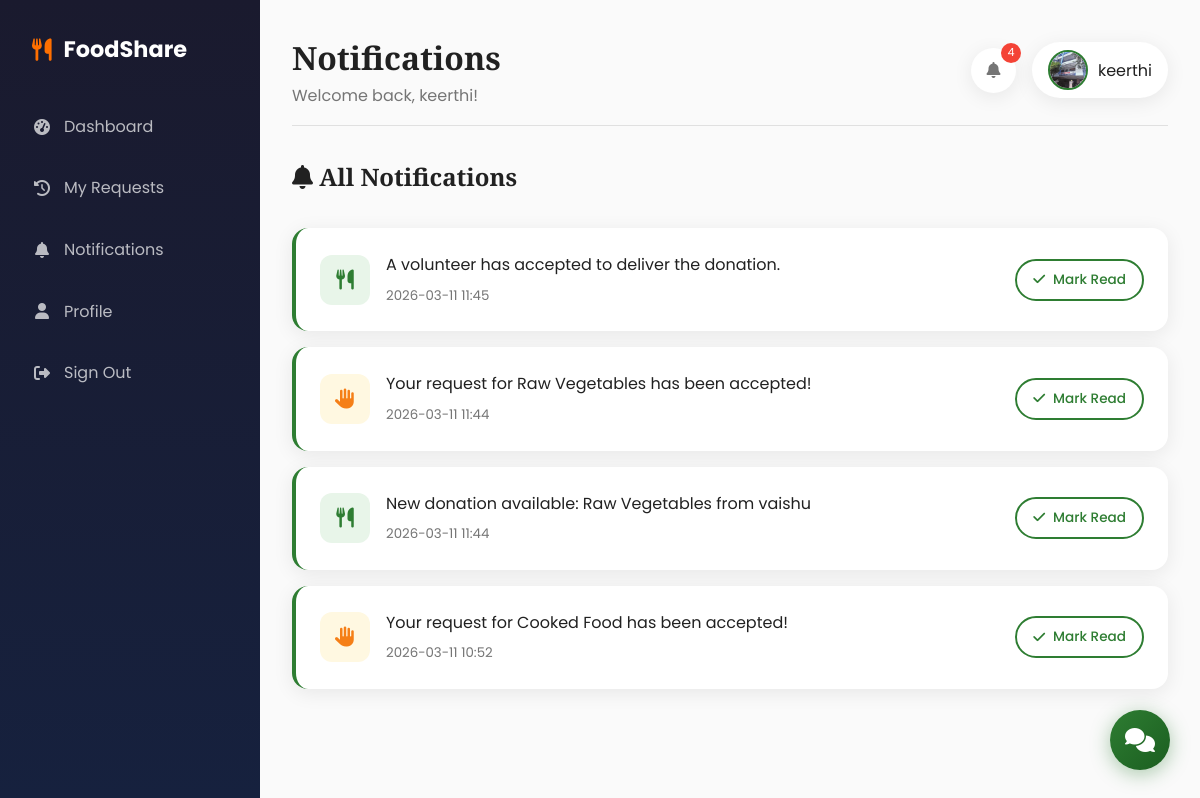
The page /notifications (signed in) on the database its author committed.
### app.py (models this page shows)
class User(UserMixin, db.Model):
    id = db.Column(db.Integer, primary_key=True)
    username = db.Column(db.String(100), unique=True, nullable=False)
    email = db.Column(db.String(120), unique=True, nullable=False)
    password_hash = db.Column(db.String(200), nullable=False)
    role = db.Column(db.String(20), nullable=False)  # donor, ngo, volunteer, admin
    bio = db.Column(db.Text, default="")
    profile_image = db.Column(db.String(200), default="default.png")
    contact_no = db.Column(db.String(20), default="")
    organization_name = db.Column(db.String(100), default="")
    address = db.Column(db.String(300), default="")
    created_at = db.Column(db.DateTime, default=datetime.utcnow)
    donations = db.relationship('Donation', backref='donor', lazy=True)

class Notification(db.Model):
    id = db.Column(db.Integer, primary_key=True)
    user_id = db.Column(db.Integer, db.ForeignKey('user.id'), nullable=False)
    message = db.Column(db.Text, nullable=False)
    link = db.Column(db.String(100), default="")
    is_read = db.Column(db.Boolean, default=False)
    created_at = db.Column(db.DateTime, default=datetime.utcnow)
    user = db.relationship('User', backref='notifications')

### app.py (the view)
@app.route('/notifications')
@login_required
def notifications():
    user_notifications = Notification.query.filter_by(user_id=current_user.id).order_by(Notification.created_at.desc()).all()
    return render_template('notifications.html', notifications=user_notifications)

### app.py (called while the page is built)
@login_manager.user_loader
def load_user(user_id):
    return User.query.get(int(user_id))

### templates/notifications.html (shortened to what this page needs)
{% extends "base.html" %}
{% block page_title %}Notifications{% endblock %}
{% block content %}
<h2 style="margin-bottom: 2rem;"><i class="fas fa-bell"></i> All Notifications</h2>
{% if notifications %}
    {% for notification in notifications %}
    <div class="notification-card {% if not notification.is_read %}unread{% endif %}">
        <div class="notification-icon {% if 'donation' in notification.message.lower() %}donation{% elif 'request' in notification.message.lower() %}request{% elif 'rating' in notification.message.lower() or 'feedback' in notification.message.lower() %}rating{% else %}delivery{% endif %}">
            <i class="fas fa-{% if 'donation' in notification.message.lower() %}utensils{% elif 'request' in notification.message.lower() %}hand-paper{% elif 'rating' in notification.message.lower() or 'feedback' in notification.message.lower() %}star{% elif 'accepted' in notification.message.lower() or 'assigned' in notification.message.lower() %}truck{% else %}bell{% endif %}"></i>
        </div>
        <div class="notification-content">
            <p>{{ notification.message }}</p>
            <small>{{ notification.created_at.strftime('%Y-%m-%d %H:%M') }}</small>
        </div>
        <div class="notification-actions">
            {% if not notification.is_read %}
            <a href="{{ url_for('mark_read', id=notification.id) }}" class="btn btn-secondary" style="padding: 0.5rem 1rem; font-size: 0.85rem;">
                <i class="fas fa-check"></i> Mark Read
            </a>
            {% endif %}
        </div>
    </div>
    {% endfor %}
{% else %}
<div class="empty-state">
    <i class="fas fa-bell-slash"></i>
    <h3>No notifications</h3>
    <p>You're all caught up! Check back later for updates.</p>
</div>
{% endif %}
{% endblock %}

### templates/base.html (shortened to what this page needs)
<!DOCTYPE html>
<html lang="en">
<head>
    <link rel="stylesheet" href="https://cdnjs.cloudflare.com/ajax/libs/font-awesome/6.4.0/css/all.min.css">
</head>
<body>
    {% if current_user.is_authenticated %}
    <aside class="sidebar">
        <div class="sidebar-brand">
            <i class="fas fa-utensils"></i>
            <span>FoodShare</span>
        </div>
        <ul class="sidebar-menu">
            {% if current_user.role == 'admin' %}
            <li><a href="{{ url_for('admin_dashboard') }}"><i class="fas fa-tachometer-alt"></i> Dashboard</a></li>
            <li><a href="{{ url_for('history') }}"><i class="fas fa-history"></i> History</a></li>
            {% elif current_user.role == 'donor' %}
            <li><a href="{{ url_for('donor_dashboard') }}"><i class="fas fa-tachometer-alt"></i> Dashboard</a></li>
            <li><a href="{{ url_for('post_donation') }}"><i class="fas fa-plus-circle"></i> Post Donation</a></li>
            <li><a href="{{ url_for('history') }}"><i class="fas fa-history"></i> My Donations</a></li>
            {% elif current_user.role == 'ngo' %}
            <li><a href="{{ url_for('ngo_dashboard') }}"><i class="fas fa-tachometer-alt"></i> Dashboard</a></li>
            <li><a href="{{ url_for('history') }}"><i class="fas fa-history"></i> My Requests</a></li>
            {% elif current_user.role == 'volunteer' %}
            <li><a href="{{ url_for('volunteer_dashboard') }}"><i class="fas fa-tachometer-alt"></i> Dashboard</a></li>
            <li><a href="{{ url_for('history') }}"><i class="fas fa-history"></i> Delivery History</a></li>
            {% endif %}
            <li><a href="{{ url_for('notifications') }}"><i class="fas fa-bell"></i> Notifications</a></li>
            <li><a href="{{ url_for('profile') }}"><i class="fas fa-user"></i> Profile</a></li>
            <li><a href="{{ url_for('logout') }}"><i class="fas fa-sign-out-alt"></i> Sign Out</a></li>
        </ul>
    </aside>
    <main class="main-content">
        <header class="main-header">
            <div>
                <h1>{% block page_title %}Dashboard{% endblock %}</h1>
                <p style="color: var(--text-secondary);">Welcome back, {{ current_user.username }}!</p>
            </div>
            <div class="header-actions">
                <a href="{{ url_for('notifications') }}" class="notification-bell">
                    <i class="fas fa-bell"></i>
                    {% set unread = notifications|length if notifications else 0 %}
                    {% if unread > 0 %}
                    <span class="notification-badge">{{ unread }}</span>
                    {% endif %}
                </a>
                <a href="{{ url_for('profile') }}" class="user-menu">
                    <img src="{{ url_for('static', filename='uploads/' + current_user.profile_image) }}" alt="Profile" class="avatar">
                    <span>{{ current_user.username }}</span>
                </a>
            </div>
        </header>
        {% block content %}{% endblock %}
    </main>
    {% endif %}
    <button class="chatbot-toggle" onclick="toggleChatbot()">
        <i class="fas fa-comments"></i>
    </button>
</body>
</html>

### templates/base.html (style rules this page uses)
:root { --primary: #2E7D32; --primary-dark: #1B5E20; --secondary: #FF6F00; --accent: #00ACC1; --bg-light: #FAFAFA; --bg-dark: #1A1A2E; --card-bg: #FFFFFF; --text-primary: #212121; --text-secondary: #757575; --success: #4CAF50; --warning: #FFC107; --error: #F44336; --shadow: 0 4px 20px rgba(0,0,0,0.08); --shadow-hover: 0 8px 30px rgba(0,0,0,0.15); }
* { margin: 0; padding: 0; box-sizing: border-box; }
body { font-family: 'Poppins', sans-serif; background: var(--bg-light); color: var(--text-primary); line-height: 1.6; overflow-x: hidden; }
h1, h2, h3, h4, h5 { font-family: 'Playfair Display', serif; }
.btn { display: inline-flex; align-items: center; gap: 8px; padding: 0.75rem 1.5rem; border: none; border-radius: 30px; font-size: 1rem; font-weight: 500; cursor: pointer; transition: all 0.3s; text-decoration: none; }
.btn-secondary { background: transparent; border: 2px solid var(--primary); color: var(--primary); }
.avatar { width: 40px; height: 40px; border-radius: 50%; object-fit: cover; border: 2px solid var(--primary); }
.sidebar { position: fixed; left: 0; top: 0; bottom: 0; width: 260px; background: linear-gradient(180deg, var(--bg-dark) 0%, #16213e 100%); padding: 2rem 1rem; z-index: 100; overflow-y: auto; }
.sidebar-brand { display: flex; align-items: center; gap: 12px; color: white; font-size: 1.4rem; font-weight: 700; margin-bottom: 2rem; padding: 0 1rem; }
.sidebar-brand i { color: var(--secondary); }
.sidebar-menu { list-style: none; }
.sidebar-menu li { margin-bottom: 0.5rem; }
.sidebar-menu a { display: flex; align-items: center; gap: 12px; padding: 0.875rem 1rem; color: rgba(255,255,255,0.7); text-decoration: none; border-radius: 12px; transition: all 0.3s; }
.sidebar-menu i { width: 20px; text-align: center; }
.main-content { margin-left: 260px; padding: 2rem; min-height: 100vh; background: var(--bg-light); }
.main-header { display: flex; justify-content: space-between; align-items: center; margin-bottom: 2rem; padding-bottom: 1rem; border-bottom: 1px solid #e0e0e0; }
.main-header h1 { font-size: 2rem; color: var(--text-primary); }
.header-actions { display: flex; align-items: center; gap: 1rem; }
.notification-bell { position: relative; width: 45px; height: 45px; background: white; border-radius: 50%; display: flex; align-items: center; justify-content: center; box-shadow: var(--shadow); cursor: pointer; color: var(--text-secondary); text-decoration: none; }
.notification-badge { position: absolute; top: -5px; right: -5px; width: 20px; height: 20px; background: var(--error); color: white; border-radius: 50%; font-size: 0.7rem; display: flex; align-items: center; justify-content: center; }
.user-menu { display: flex; align-items: center; gap: 10px; padding: 0.5rem 1rem; background: white; border-radius: 30px; box-shadow: var(--shadow); cursor: pointer; text-decoration: none; color: var(--text-primary); }
.chatbot-toggle { position: fixed; bottom: 30px; right: 30px; width: 60px; height: 60px; background: linear-gradient(135deg, var(--primary) 0%, var(--primary-dark) 100%); border-radius: 50%; display: flex; align-items: center; justify-content: center; color: white; font-size: 1.5rem; cursor: pointer; box-shadow: 0 4px 20px rgba(46, 125, 50, 0.4); z-index: 1000; transition: all 0.3s; border: none; }

### templates/notifications.html (style rules this page uses)
.notification-card { background: white; border-radius: 16px; padding: 1.5rem; margin-bottom: 1rem; box-shadow: var(--shadow); display: flex; align-items: center; gap: 1rem; transition: all 0.3s; }
.notification-card.unread { border-left: 4px solid var(--primary); }
.notification-icon { width: 50px; height: 50px; border-radius: 12px; display: flex; align-items: center; justify-content: center; font-size: 1.25rem; }
.notification-icon.donation { background: #e8f5e9; color: var(--primary); }
.notification-icon.request { background: #fff8e1; color: #f57f17; }
.notification-content { flex: 1; }
.notification-content p { color: var(--text-primary); margin-bottom: 0.25rem; }
.notification-content small { color: var(--text-secondary); }
.notification-actions { display: flex; gap: 0.5rem; }

### rows shown on the page
User: username "keerthi", profile_image (picture)
Notification: message "A volunteer has accepted to deliver the donation.", created_at "2026-03-11 11:45"
Notification: message "Your request for Raw Vegetables has been accepted!", created_at "2026-03-11 11:44"
Notification: message "New donation available: Raw Vegetables from vaishu", created_at "2026-03-11 11:44"
Notification: message "Your request for Cooked Food has been accepted!", created_at "2026-03-11 10:52"

### other values the page prints
{{ unread }} "4"
